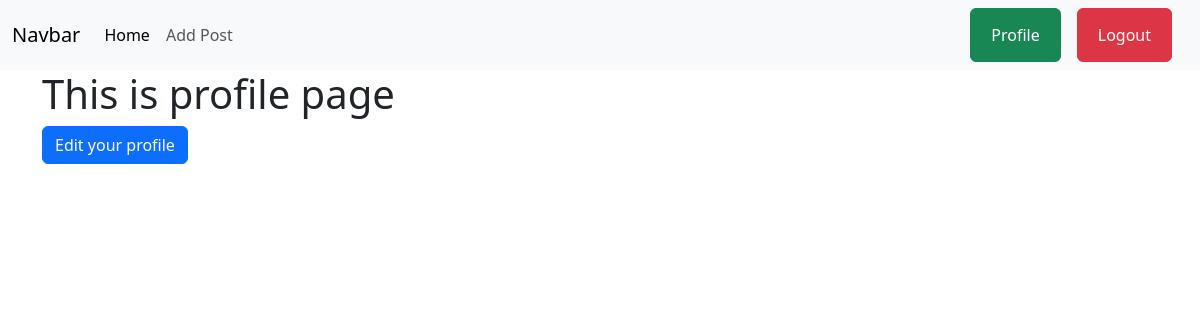
Page /author/profile/ (signed in) on the earlier database version.
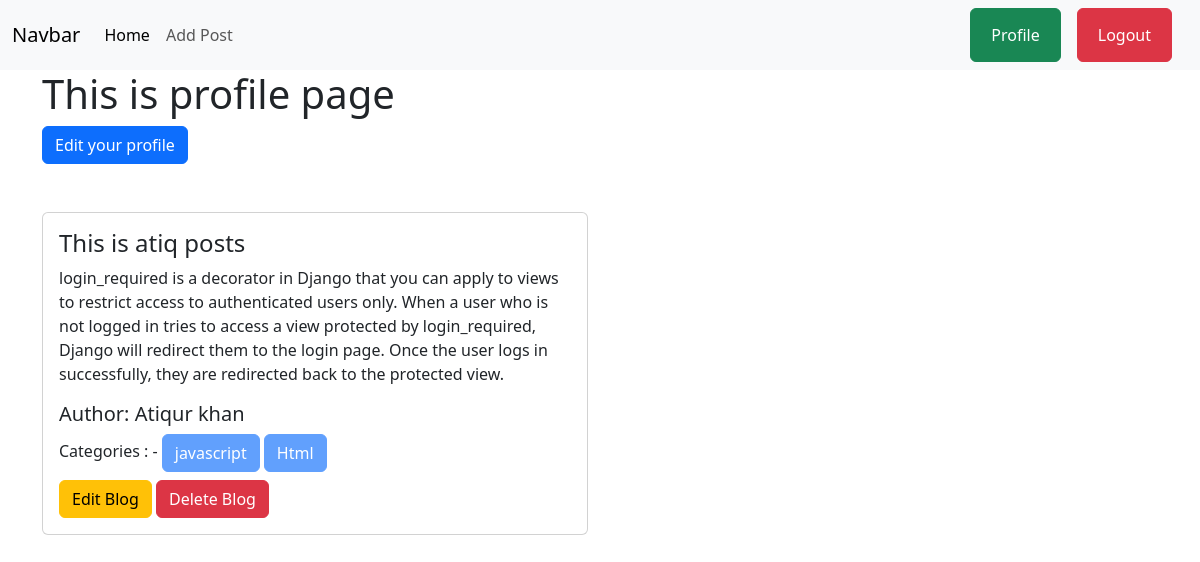
Same page on the later database version.
### posts/models.py (models this page shows, shortened)
class Post(models.Model):
    title = models.CharField(max_length=50)
    content = models.TextField()
    category = models.ManyToManyField(Category)
    author = models.ForeignKey(User, on_delete=models.CASCADE)

### categories/models.py (models this page shows, shortened)
class Category(models.Model):
    name = models.CharField(max_length=100)
    slug = models.SlugField(max_length=100, unique=True, null=True, blank=True)

### author/views.py (the view)
# urls.py: path('profile/', views.profileupdate, name='user_profile'),
@login_required
def profileupdate(request):
    data = Post.objects.filter(author = request.user)
    return render(request, 'profile.html', {'data':data})

### author/templates/profile.html (shortened to what this page needs)
{% extends "base.html" %}
{% load crispy_forms_tags %}
{% block content %}
<div class="container mb-5">
    <h1>This is profile page</h1>
    <a class="btn btn-primary" href="{% url 'edit_profile' %}">Edit your profile</a>
</div>
<div class="container">
    <div class="row">
        {% for i in data %}
            <div class="col-sm-6 mb-3 mb-sm-2">
                <div class="card">
                    <div class="card-body">
                        <h4 class="card-title">{{i.title}}</h4>
                        <p class="card-text">{{i.content}}</p>
                        <h5 class="card-title">Author: {{i.author.first_name}} {{i.author.last_name}}</h5>
                        <div class="mb-2">
                            Categories : -
                            {% for j in i.category.all %}
                            <button class="btn btn-primary" disabled>{{j.name}}</button>
                            {% endfor %}
                        </div>
                        <a href="{% url 'edit_post' i.id %}" class="btn btn-warning"> Edit Blog</a>
                        <a href="{% url 'delete_post' i.id %}" class="btn btn-danger"> Delete Blog</a>
                    </div>
                </div>
            </div>
        {% endfor %}
      </div>
</div>
{% endblock content %}

Differences in the rows shown:
added Post: title "This is atiq posts", content "login_required is a decorator in Django that you can apply to views to restrict access to authenticated users only. When a user who is not logged in tries to access a view protected by login_required, Django will redirect them to the login page. Once the user logs in successfully, they are redirected back to the protected view.", author.first_name "Atiqur", author.last_name "khan"
now on this page (row unchanged): Category: name "javascript"
now on this page (row unchanged): Category: name "Html"
